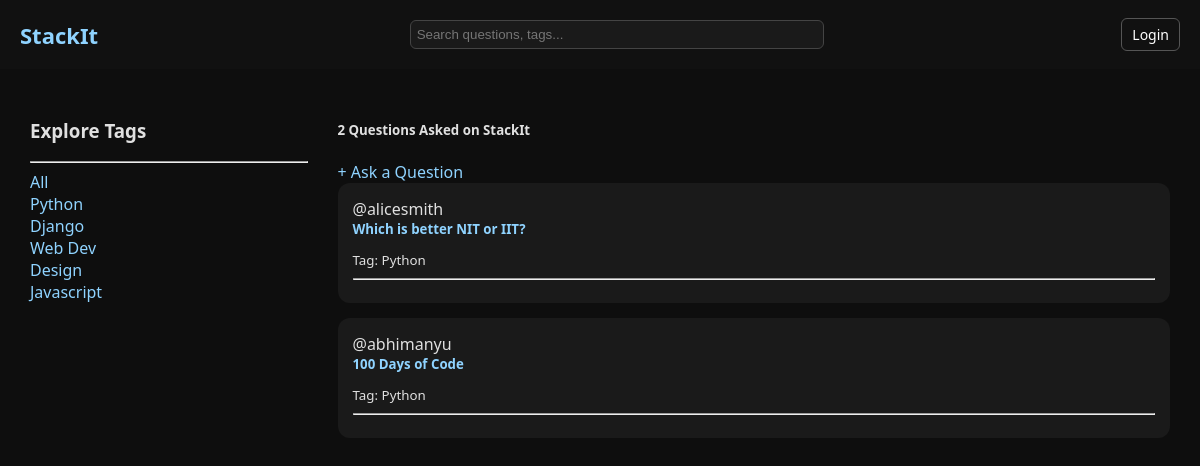
Page /?q=Python on the committed database.
### base/models.py (models this page shows, shortened)
class Topic(models.Model):
    name = models.CharField(max_length=200)

class Room(models.Model):
    host = models.ForeignKey(User,on_delete=models.SET_NULL,null=True)
    topic = models.ForeignKey(Topic,on_delete=models.SET_NULL,null=True)
    name = models.CharField(max_length=200)
    description = models.TextField(null=True, blank=True)
    updated = models.DateTimeField(auto_now=True)
    created = models.DateTimeField(auto_now_add=True)
    class Meta:
        ordering = ['-updated','-created']

### base/views.py (the view)
# urls.py: path('',views.home,name='home'),
def home(request):
    q = request.GET.get('q') if request.GET.get('q') != None else ''
    rooms = Room.objects.filter(Q(topic__name__icontains= q) |
                                Q(name__icontains=q) |
                                Q(description__icontains=q))
    topics = Topic.objects.all()
    room_count = rooms.count()
    context = {'rooms': rooms,'topics': topics,'room_count':room_count}
    return render(request,'base/home.html',context)

### base/templates/base/home.html (shortened to what this page needs)
{% extends 'main.html' %}
{% block content %}
<div class="home-container">
  <div>
    <h3>Explore Tags</h3>
    <hr>
    <div><a href="{% url 'home' %}">All</a></div>
    {% for topic in topics %}
    <div><a href="{% url 'home' %}?q={{ topic.name }}">{{ topic.name }}</a></div>
    {% endfor %}
  </div>
  <div>
    <h5>{{ room_count }} Questions Asked on StackIt</h5>
    <a href="{% url 'create-room' %}">+ Ask a Question</a>
    <div>
      {% for room in rooms %}
      <div class="question-card">
        <span>@{{ room.host.username }}</span>
        <h5><a href="{% url 'room' room.id %}">{{ room.name }}</a></h5>
        <small>Tag: {{ room.topic.name }}</small>
        <hr>
      </div>
      {% endfor %}
    </div>
  </div>
</div>
{% endblock %}

### templates/main.html (style rules this page uses)
body { margin: 0; font-family: "Segoe UI", Tahoma, Geneva, Verdana, sans-serif; background-color: #0d0d0d; color: #e0e0e0; }
a { color: #8fd3ff; text-decoration: none; }

### base/templates/base/home.html (style rules this page uses)
body { background-color: #0e0e0e; color: #e0e0e0; font-family: 'Segoe UI', Tahoma, Geneva, Verdana, sans-serif; margin: 0; padding: 0; }
.home-container { display: grid; grid-template-columns: 1fr 3fr; gap: 30px; padding: 30px; }
a { color: #8fd3ff; text-decoration: none; }
.question-card { background-color: #1a1a1a; padding: 15px; border-radius: 12px; margin-bottom: 15px; position: relative; }
.question-card h5 { color: #fff; margin: 0 0 10px; }

### rows in the picture
Topic: name "Python"
Topic: name "Django"
Topic: name "Web Dev"
Topic: name "Design"
Topic: name "Javascript"
Room: host.username "alicesmith", name "Which is better NIT or IIT?", topic.name "Python"
Room: host.username "abhimanyu", name "100 Days of Code", topic.name "Python"

### other values in the picture
{{ room_count }} "2"
